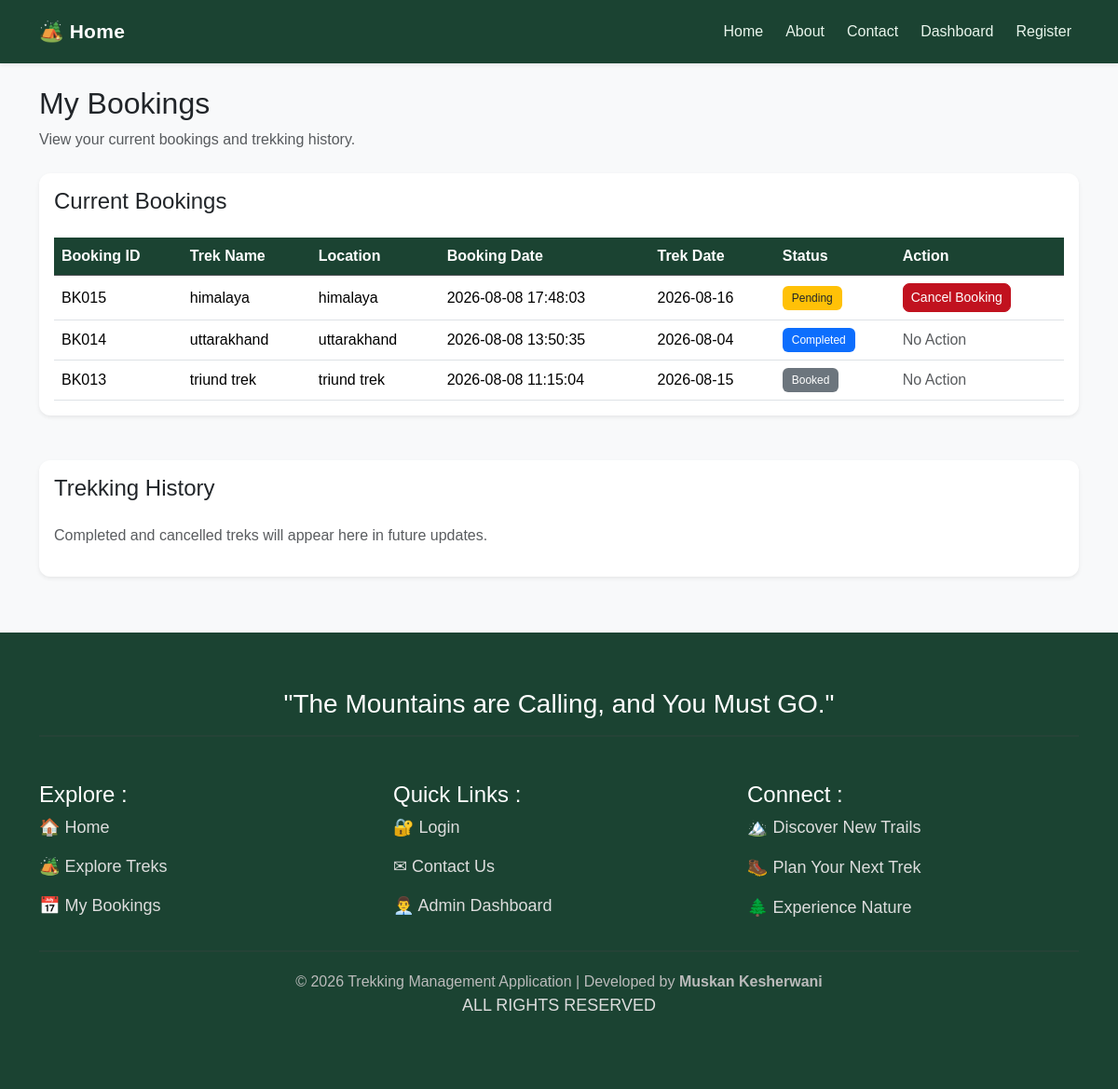
The app's page /user/bookings (signed in), older data.
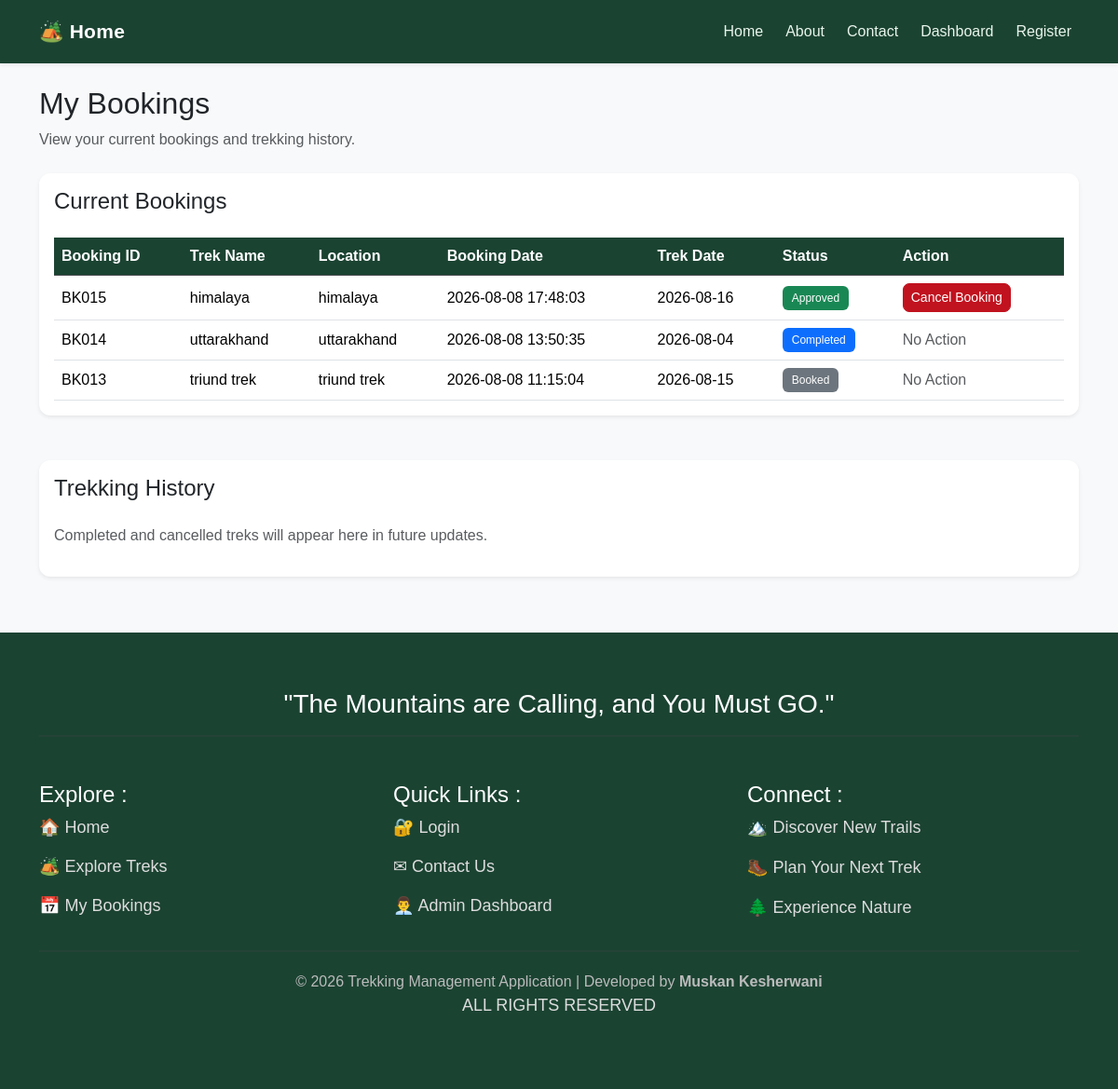
The same page, newer data.
### tables this page shows
CREATE TABLE bookings (
    id INTEGER PRIMARY KEY AUTOINCREMENT,
    user_id INTEGER NOT NULL,
    trek_id INTEGER NOT NULL,
    booking_date TEXT,
    status TEXT DEFAULT 'Pending',
    FOREIGN KEY(user_id) REFERENCES user(id),
    FOREIGN KEY(trek_id) REFERENCES trek(id)
);

CREATE TABLE trek (
    id INTEGER PRIMARY KEY AUTOINCREMENT,
    name TEXT NOT NULL,
    location TEXT NOT NULL,
    difficulty TEXT NOT NULL,
    duration INTEGER NOT NULL,
    available_slots INTEGER NOT NULL,
    assigned_staff_id INTEGER,
    status TEXT DEFAULT 'Pending',
    start_date TEXT NOT NULL,
    end_date TEXT NOT NULL, description TEXT,

    FOREIGN KEY (assigned_staff_id)
    REFERENCES staff(id)
);

### app.py (the view)
@app.route("/user/bookings")
@user_required
def user_bookings():
    user_id = session.get("user_id")
    connection = sqlite3.connect("trekking.db")
    cursor = connection.cursor()
    cursor.execute("""
        SELECT
            bookings.id,
            trek.name,
            trek.location,
            bookings.booking_date,
            trek.start_date,
            bookings.status
        FROM bookings
        JOIN trek
        ON bookings.trek_id = trek.id
        WHERE bookings.user_id = ?
        ORDER BY bookings.id DESC
    """, (user_id,))
    bookings = cursor.fetchall()
    connection.close()
    return render_template(
        "user_bookings.html",
        bookings=bookings
    )

### app.py (called while the page is built)
def user_required(f):
    @wraps(f)
    def decorated_function(*args, **kwargs):
        if session.get("role") != "user":
            return redirect("/login")
        return f(*args, **kwargs)
    return decorated_function

### templates/user_bookings.html (shortened to what this page needs)
<!DOCTYPE html>
<html lang="en">
<head>
    <link href="https://cdn.jsdelivr.net/npm/bootstrap@5.3.3/dist/css/bootstrap.min.css" rel="stylesheet">
</head>
<body>
    {% extends "base.html" %}
    {% block content %}
    <div class="mb-4">
        <h2>My Bookings</h2>
        <p class="text-muted">
            View your current bookings and trekking history.
        </p>
    </div>
    <div class="card shadow-sm mb-5">
        <div class="card-body">
            <h4 class="mb-4">
                Current Bookings
            </h4>
            <div class="table-responsive">
                <table class="table table-hover align-middle">
                    <thead class="table-dark">
                        <tr>
                            <th>Booking ID</th>
                            <th>Trek Name</th>
                            <th>Location</th>
                            <th>Booking Date</th>
                            <th>Trek Date</th>
                            <th>Status</th>
                            <th>Action</th>
                        </tr>
                    </thead>
                    <tbody>
                        {% if bookings %}
                        {% for b in bookings %}
                        <tr>
                            <td>
                                BK{{ "%03d"|format(b[0]) }}
                            </td>
                            <td>{{ b[1] }}</td>
                            <td>{{ b[2] }}</td>
                            <td>{{ b[3] }}</td>
                            <td>{{ b[4] }}</td>
                            <td>
                                {% if b[5] == "Pending" %}
                                <span class="badge bg-warning text-dark">
                                    Pending
                                </span>
                                {% elif b[5] == "Approved" %}
                                <span class="badge bg-success">
                                    Approved
                                </span>
                                {% elif b[5] == "Completed" %}
                                <span class="badge bg-primary">
                                    Completed
                                </span>
                                {% elif b[5] == "Cancelled" %}
                                <span class="badge bg-danger">
                                    Cancelled
                                </span>
                                {% else %}
                                <span class="badge bg-secondary">
                                    {{ b[5] }}
                                </span>
                                {% endif %}
                            </td>
                            <td>
                                {% if b[5] == "Pending" or b[5] == "Approved" %}
                                <a href="/user/cancel/{{ b[0] }}" class="btn btn-danger btn-sm">
                                    Cancel Booking
                                </a>
                                {% else %}
                                <span class="text-muted">
                                    No Action
                                </span>
                                {% endif %}
                            </td>
                        </tr>
                        {% endfor %}
                        {% else %}
                        <tr>
                            <td colspan="7" class="text-center text-muted">
                                No bookings found.
                            </td>
                        </tr>
                        {% endif %}
                    </tbody>
                </table>
            </div>
        </div>
    </div>
    <div class="card shadow-sm">
        <div class="card-body">
            <h4 class="mb-4">
                Trekking History
            </h4>
            <p class="text-muted">
                Completed and cancelled treks will appear here in future updates.
            </p>
        </div>
    </div>
    {% endblock %}

Row changes from the older to the newer data that the page shows:
changed bookings "himalaya": status "Pending" → "Approved"
